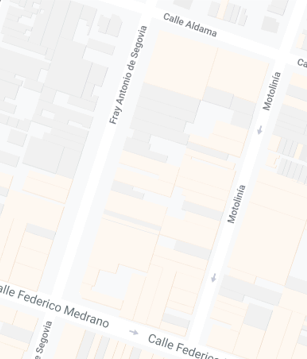
#> input picture map3chiquito.PNG, 307 x 359 px, found by its file name
$ python Actividad09.py   (older library calls are emulated)
#> lines starting #> are read from the running program, lines starting #| are printed output that depends on the picture; after the words box and inside, x2 and y2 are one past the last pixel; in counts of white or black regions, pixels touching at a corner belong together
import cv2
import numpy as np


# cone sta funcion reviso si un punto ya esta en alguna de mis listas
def isInTheList(elemento, arreglo):
    for i in arreglo:
        if np.array_equal(i, elemento):
            return True
    return False


# para cargar el mapa
mapa = cv2.imread('C:\\Users\\Laptop\\Downloads\\map3chiquito.PNG')
#> mapa is the input picture: shape (359, 307, 3); mean B, G, R 243, 245.4, 247.5
# pasamos la imagen a escala de grises
gray = cv2.cvtColor(mapa, cv2.COLOR_BGR2GRAY)
# muestro la imagen en escala de grises
cv2.imshow('mapa', gray)
# obtengo un binarizacion en blaco todos lo pixeles cuyo valor en sea entre 254 y 255
ret, th1 = cv2.threshold(gray, 254, 255, cv2.THRESH_BINARY)
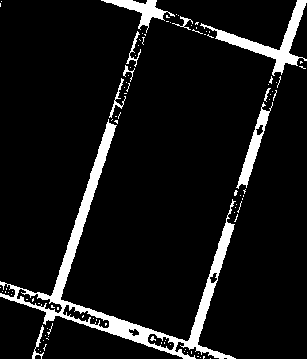
#> th1: shape (359, 307); 8.4% white; 100 white regions (90 under 20 px), largest, box (x1, y1, x2, y2) and area: (0, 119, 236, 359) 5455, (200, 0, 307, 76) 1533, (236, 102, 273, 189) 747
# hago un kernel de 11x11 de unos. Los Kernels se acostumbra hacerse de tamaño no par y cuadrados
# para que se den una idea algo asi:
"""
1 1 1 1 1 1 1 1 1 1 1
1 1 1 1 1 1 1 1 1 1 1
1 1 1 1 1 1 1 1 1 1 1
1 1 1 1 1 1 1 1 1 1 1
1 1 1 1 1 1 1 1 1 1 1
1 1 1 1 1 1 1 1 1 1 1
1 1 1 1 1 1 1 1 1 1 1
1 1 1 1 1 1 1 1 1 1 1
1 1 1 1 1 1 1 1 1 1 1
1 1 1 1 1 1 1 1 1 1 1
1 1 1 1 1 1 1 1 1 1 1
"""
kernel = np.ones((11, 11), np.uint8)
# aplico un filtro de dilatacion. Este filtro hace que los puntos los puntos blancos se expandan
# probocando que algunos puntitos negros desaparecan #le pueden hacer un cv.imshow para que vean el resultado
th1 = cv2.dilate(th1, kernel, 1)
#> th1: shape (359, 307); 23.2% white; 2 white regions, box (x1, y1, x2, y2) and area: (0, 0, 307, 359) 25493, (0, 0, 7, 12) 79
kernel = np.ones((11, 11), np.uint8)
# Despues aplico uno de erosion que hace lo opuesto al de dilatacion
th1 = cv2.erode(th1, kernel, 1)
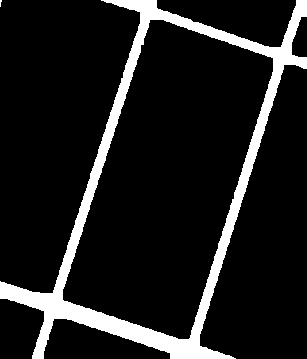
#> th1: shape (359, 307); 11.6% white; 2 white regions (1 under 20 px), largest, box (x1, y1, x2, y2) and area: (0, 0, 307, 359) 12778
# aplico un flitro gausiando de 5x5  para suavisar los bordes
th1 = cv2.GaussianBlur(th1, (5, 5), cv2.BORDER_DEFAULT)
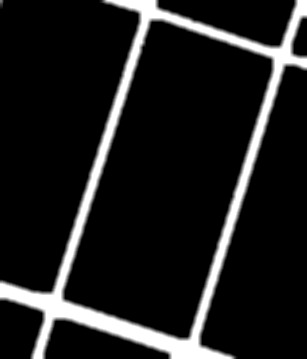
#> th1: shape (359, 307); min 0, max 255, mean 29.6
# muestro como queda mi mapa
cv2.imshow('thres', th1)
# Aplico la deteccion de Esquinas de Harris. para mas informacion consulten https://docs.opencv.org/3.4/dc/d0d/tutorial_py_features_harris.html
dst = cv2.cornerHarris(th1, 2, 3, 0.05)
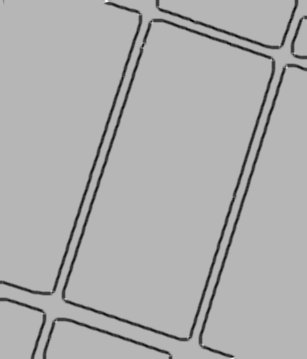
#> dst: shape (359, 307) float32; min -0.00218, max 0.000869, mean -9.44e-05; drawn with min black and max white
ret, dst = cv2.threshold(dst, 0.04 * dst.max(), 255, 0)
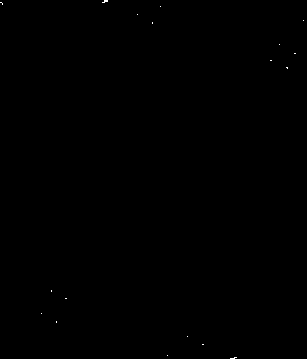
#> dst: shape (359, 307) float32; 0.04% white in thin lines or dots
#> ret = 3.48e-05
dst = np.uint8(dst)
#> dst: shape (359, 307); 0.04% white in thin lines or dots
ret, th2 = cv2.threshold(th1, 235, 255, cv2.THRESH_BINARY)
#> th2: shape (359, 307); 7.9% white; 1 white region, box (x1, y1, x2, y2) and area: (0, 0, 307, 359) 8720
th2 = cv2.dilate(th2, kernel, 1)
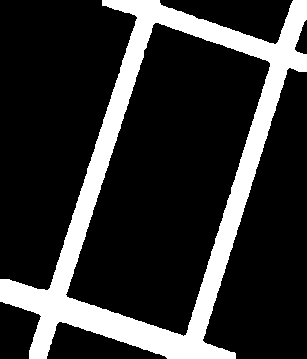
#> th2: shape (359, 307); 19.6% white; 1 white region, box (x1, y1, x2, y2) and area: (0, 0, 307, 359) 21655
# aqui devuelvo la imagen binarizada a tres canales
th2 = cv2.cvtColor(th2, cv2.COLOR_GRAY2BGR)
# find centroids
ret, labels, stats, centroids = cv2.connectedComponentsWithStats(dst, 30, cv2.CV_32S)
#> labels: shape (359, 307) int32; 19 distinct labels, from 0 to 18
#> ret = 19; stats = 19 rows, first 6: [0, 0, 307, 359, 110166], [102, 0, 6, 3, 11], [0, 2, 3, 3, 4], [160, 6, 1, 1, 1], [137, 14, 1, 1, 1], [303, 20, 1, 1, 1]; centroids = 19 rows, first 8: [153, 179], [104.8, 0.909], [1.25, 2.75], [160, 6], [137, 14], [303, 20], [152, 22.5], [279, 44]
vertices = np.int0(centroids)
#> vertices = 19 rows, first 8: [152, 179], [104, 0], [1, 2], [160, 6], [137, 14], [303, 20], [152, 22], [279, 44]

aux1 = vertices
#> aux1 has the same summary as vertices
aux2 = vertices
#> aux2 has the same summary as vertices
verticesConectados = []
aristas = []
# aqui voy a buscar cuales son las esquinas que estan conectadas
for h in range(len(aux1)):
    i = aux1[h]
    for k in range(h, len(aux2)):
        j = aux2[k]
        if not (i == j).all():
            print(i, end='')
            print(j)
#> this loop made 19 passes
#> i on passes 1 to 12: [152, 179], [104, 0], [1, 2], [160, 6], [137, 14], [303, 20], [152, 22], [279, 44], [294, 53], [270, 60], [286, 67], [51, 290]
#> (printed output is left out)
            # aqui deberian sacar los puntos de intermedios y verificar si i y j estan conectados
            # si estan conectados calcular el costo (la distancia en pixeles entre ellos usan teorema de pitagoras papá) y agregarlos al grafo

# aqui yo dibujo mis lineas de las aristas de color verde, el uno es el grueso de la linea
# arista[0]   y arista[1]  tienen la forma de [fila, columna]
for arista in aristas:
    cv2.line(th2, tuple(arista[0]), tuple(arista[1]), (0, 255, 0), 1)

# aqui pinto los puntos de las esquinas que son circulos de de radio de 5 pixeles, el -1 indica que van rellenados los circulos
# point tiene la forma [fila, columna]
for point in vertices:
    cv2.circle(th2, (point[0], point[1]), 5, (255, 0, 0), -1)
    cv2.waitKey(1)
#> this loop made 19 passes
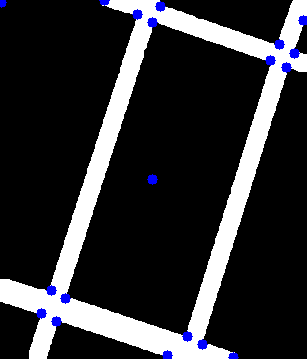
#> th2: shape (359, 307, 3); mean B, G, R 50.8, 47.5, 47.5

# aqui muestro como quedo de chingon el grafo
cv2.imshow('points', th2)
